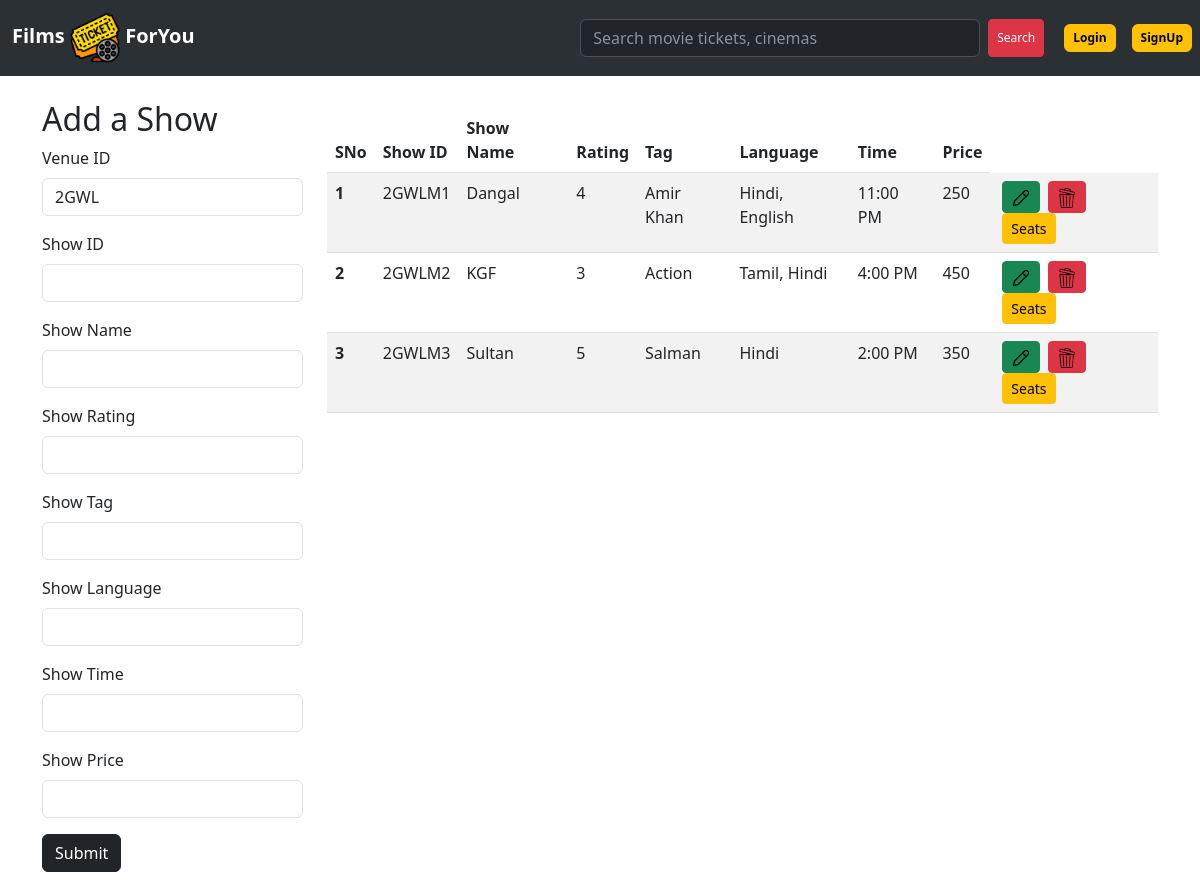
The app's page /show/2GWL with its own data.
### app.py (models this page shows)
class Show(db.Model):
    __tablename__ = 'show'
    ShowID = db.Column(db.String(50), primary_key=True)
    ShowName = db.Column(db.String(200), nullable=False)
    ShowRating = db.Column(db.Integer, nullable=True)
    ShowTag = db.Column(db.String(50), nullable=False)
    ShowLanguage = db.Column(db.String(50), nullable=False)
    ShowTime = db.Column(db.String(50), nullable=False)
    ShowPrice = db.Column(db.Integer, nullable=False)
    TicketR = db.relationship('Ticket', backref='show', lazy=True)
    VenueID = db.Column(db.String(50), db.ForeignKey('venue.VenueID'), nullable=False)

### app.py (the view, shortened to what this page needs)
@app.route('/show/<VenueID>', methods=['GET','POST'])
def show(VenueID):
    VenueID= VenueID
    user = Login.query.filter_by(UserName='admin').first()
    Venue = Show.query.filter_by(VenueID=VenueID).first()
    allShow = Show.query.filter_by(VenueID=VenueID).all()
    return render_template('show.html', Venue=Venue, allShow = allShow, VenueID=VenueID, user=user)

### templates/show.html (shortened to what this page needs)
{% extends 'base.html' %}
{% block body %}
<div class="container">
  <div class="row">
    <div class="col-3 my-4">
      <h2>Add a Show</h2>
      <form action="{{url_for('show', VenueID=VenueID)}}" method="POST">
        <div class="mb-3">
          <label for="venueid" class="form-label">Venue ID</label>
          <input type="text" class="form-control" name="venueid" id="venueid" value="{{VenueID}}" aria-label="readonly input example" readonly>
        </div>
        <div class="mb-3">
          <label for="showid" class="form-label">Show ID</label>
          <input type="text" class="form-control" name="showid" id="showid">
        </div>
        <div class="mb-3">
          <label for="showname" class="form-label">Show Name</label>
          <input type="text" class="form-control" name="showname" id="showname">
        </div>
        <div class="mb-3">
          <label for="showrating" class="form-label">Show Rating</label>
          <input type="text" class="form-control" name="showrating" id="showrating">
        </div>
        <div class="mb-3">
          <label for="showtag" class="form-label">Show Tag</label>
          <input type="text" class="form-control" name="showtag" id="showtag">
        </div>
        <div class="mb-3">
          <label for="showlanguage" class="form-label">Show Language</label>
          <input type="text" class="form-control" name="showlanguage" id="showlanguage">
        </div>
        <div class="mb-3">
          <label for="showtime" class="form-label">Show Time</label>
          <input type="text" class="form-control" name="showtime" id="showtime">
        </div>
        <div class="mb-3">
          <label for="showprice" class="form-label"> Show Price</label>
          <input type="text" class="form-control" name="showprice" id="showprice">
        </div>
        <button type="submit" class="btn btn-dark">Submit</button>
      </form>
    </div>
    <div class="col-9 my-4">
      {% if allShow|length == 0 %}
      <div class="alert alert-dark" role="alert">
        No Show found. Add first Show now!
      </div>
      {% else %}
      <table class="table table-striped">
        <thead>
          <tr>
            <th scope="col">SNo</th>
            <th scope="col">Show ID</th>
            <th scope="col">Show Name</th>
            <th scope="col">Rating</th>
            <th scope="col">Tag</th>
            <th scope="col">Language</th>
            <th scope="col">Time</th>
            <th scope="col">Price</th>
          </tr>
        </thead>
        <tbody>
          {% for show in allShow %}
          <tr>
            <th scope="row">{{loop.index}}</th>
            <td>{{show.ShowID}}</td>
            <td>{{show.ShowName}}</td>
            <td>{{show.ShowRating}}</td>
            <td>{{show.ShowTag}}</td>
            <td>{{show.ShowLanguage}}</td>
            <td>{{show.ShowTime}}</td>
            <td>{{show.ShowPrice}}</td>
            <td>
              <a href="/updateshow/{{show.ShowID}}" type="button" class="btn btn-success btn-sm mx-1"><img src="/static/images/edit2.png" alt="Update" width="20px"></button>
                <a href="/deleteshow/{{show.ShowID}}" type="button" class="btn btn-danger btn-sm mx-1"><img src="/static/images/recycle-bin.png" alt="Delete" width="20px"></button>
                  <a href="/seating/{{show.ShowID}}/{{user.UserName}}" type="button" class="btn btn-warning btn-sm mx-1">Seats</button>
            </td>
          </tr>
          {% endfor %}
        </tbody>
      </table>
      {% endif %}
    </div>
  </div>
</div>
{% endblock body %}

### records on screen
Show: ShowID "2GWLM1", ShowName "Dangal", ShowRating "4", ShowTag "Amir Khan", ShowLanguage "Hindi, English", ShowTime "11:00 PM", ShowPrice "250"
Show: ShowID "2GWLM2", ShowName "KGF", ShowRating "3", ShowTag "Action", ShowLanguage "Tamil, Hindi", ShowTime "4:00 PM", ShowPrice "450"
Show: ShowID "2GWLM3", ShowName "Sultan", ShowRating "5", ShowTag "Salman", ShowLanguage "Hindi", ShowTime "2:00 PM", ShowPrice "350"
